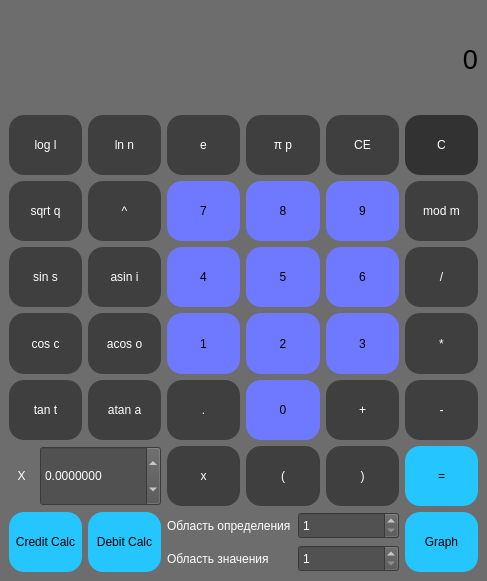
<?xml version="1.0" encoding="UTF-8"?>
<ui version="4.0">
 <class>Controller</class>
 <widget class="QMainWindow" name="Controller">
  <property name="geometry">
   <rect>
    <x>0</x>
    <y>0</y>
    <width>487</width>
    <height>581</height>
   </rect>
  </property>
  <property name="minimumSize">
   <size>
    <width>0</width>
    <height>0</height>
   </size>
  </property>
  <property name="windowTitle">
   <string>SmartCalc_v2.0</string>
  </property>
  <property name="windowIcon">
   <iconset theme="accessories-calculator">
    <normalon>:/Icon-Calculator.png</normalon>
   </iconset>
  </property>
  <property name="styleSheet">
   <string notr="true">background-color: rgb(109, 109, 109);</string>
  </property>
  <widget class="QWidget" name="centralwidgetCalc">
   <layout class="QVBoxLayout" name="verticalLayout_3">
    <item>
     <layout class="QVBoxLayout" name="verticalLayoutCalc">
      <item>
       <widget class="QLabel" name="expressionLabel">
        <property name="sizePolicy">
         <sizepolicy hsizetype="Preferred" vsizetype="Fixed">
          <horstretch>0</horstretch>
          <verstretch>0</verstretch>
         </sizepolicy>
        </property>
        <property name="minimumSize">
         <size>
          <width>0</width>
          <height>100</height>
         </size>
        </property>
        <property name="font">
         <font>
          <pointsize>20</pointsize>
         </font>
        </property>
        <property name="text">
         <string>0</string>
        </property>
        <property name="alignment">
         <set>Qt::AlignRight|Qt::AlignTrailing|Qt::AlignVCenter</set>
        </property>
       </widget>
      </item>
      <item>
       <layout class="QGridLayout" name="gridLayoutButtons">
        <item row="2" column="1">
         <widget class="QPushButton" name="buttonASIN">
          <property name="sizePolicy">
           <sizepolicy hsizetype="Minimum" vsizetype="Minimum">
            <horstretch>0</horstretch>
            <verstretch>0</verstretch>
           </sizepolicy>
          </property>
          <property name="minimumSize">
           <size>
            <width>60</width>
            <height>30</height>
           </size>
          </property>
          <property name="styleSheet">
           <string notr="true">QPushButton {
	background-color: rgb(63, 63, 63);
	color: rgb(255, 255, 255);
	border-radius: 15px;
}
QPushButton:pressed  {
	color: rgb(255, 255, 255);
	border-radius: 15px;
	background-color: rgb(44, 44, 44);
}</string>
          </property>
          <property name="text">
           <string>asin i</string>
          </property>
         </widget>
        </item>
        <item row="2" column="5">
         <widget class="QPushButton" name="buttonDIV">
          <property name="sizePolicy">
           <sizepolicy hsizetype="Minimum" vsizetype="Minimum">
            <horstretch>0</horstretch>
            <verstretch>0</verstretch>
           </sizepolicy>
          </property>
          <property name="minimumSize">
           <size>
            <width>60</width>
            <height>30</height>
           </size>
          </property>
          <property name="styleSheet">
           <string notr="true">QPushButton {
	background-color: rgb(63, 63, 63);
	color: rgb(255, 255, 255);
	border-radius: 15px;
}
QPushButton:pressed  {
	color: rgb(255, 255, 255);
	border-radius: 15px;
	background-color: rgb(44, 44, 44);
}</string>
          </property>
          <property name="text">
           <string>/</string>
          </property>
         </widget>
        </item>
        <item row="3" column="3">
         <widget class="QPushButton" name="button2">
          <property name="sizePolicy">
           <sizepolicy hsizetype="Minimum" vsizetype="Minimum">
            <horstretch>0</horstretch>
            <verstretch>0</verstretch>
           </sizepolicy>
          </property>
          <property name="minimumSize">
           <size>
            <width>60</width>
            <height>30</height>
           </size>
          </property>
          <property name="styleSheet">
           <string notr="true">QPushButton {
	background-color: rgb(111, 121, 255);
	color: rgb(0, 0, 0);
	border-radius: 15px;
}
QPushButton:pressed  {
	background-color: rgb(29, 101, 255);
	color: rgb(0, 0, 0);
	border-radius: 15px;
}</string>
          </property>
          <property name="text">
           <string>2</string>
          </property>
         </widget>
        </item>
        <item row="2" column="3">
         <widget class="QPushButton" name="button5">
          <property name="sizePolicy">
           <sizepolicy hsizetype="Minimum" vsizetype="Minimum">
            <horstretch>0</horstretch>
            <verstretch>0</verstretch>
           </sizepolicy>
          </property>
          <property name="minimumSize">
           <size>
            <width>60</width>
            <height>30</height>
           </size>
          </property>
          <property name="styleSheet">
           <string notr="true">QPushButton {
	background-color: rgb(111, 121, 255);
	color: rgb(0, 0, 0);
	border-radius: 15px;
}
QPushButton:pressed  {
	background-color: rgb(29, 101, 255);
	color: rgb(0, 0, 0);
	border-radius: 15px;
}</string>
          </property>
          <property name="text">
           <string>5</string>
          </property>
         </widget>
        </item>
        <item row="6" column="1">
         <widget class="QPushButton" name="openDebitCalc">
          <property name="sizePolicy">
           <sizepolicy hsizetype="Minimum" vsizetype="Minimum">
            <horstretch>0</horstretch>
            <verstretch>0</verstretch>
           </sizepolicy>
          </property>
          <property name="minimumSize">
           <size>
            <width>60</width>
            <height>30</height>
           </size>
          </property>
          <property name="styleSheet">
           <string notr="true">QPushButton {
	background-color: rgb(37, 197, 255);
	color: rgb(0, 0, 0);
	border-radius: 15px;
}
QPushButton:pressed  {
	background-color: rgb(53, 161, 255);
	color: rgb(0, 0, 0);
	border-radius: 15px;
}</string>
          </property>
          <property name="text">
           <string>Debit Calc</string>
          </property>
         </widget>
        </item>
        <item row="4" column="4">
         <widget class="QPushButton" name="buttonPLUS">
          <property name="sizePolicy">
           <sizepolicy hsizetype="Minimum" vsizetype="Minimum">
            <horstretch>0</horstretch>
            <verstretch>0</verstretch>
           </sizepolicy>
          </property>
          <property name="minimumSize">
           <size>
            <width>60</width>
            <height>30</height>
           </size>
          </property>
          <property name="styleSheet">
           <string notr="true">QPushButton {
	background-color: rgb(63, 63, 63);
	color: rgb(255, 255, 255);
	border-radius: 15px;
}
QPushButton:pressed  {
	color: rgb(255, 255, 255);
	border-radius: 15px;
	background-color: rgb(44, 44, 44);
}</string>
          </property>
          <property name="text">
           <string>+</string>
          </property>
         </widget>
        </item>
        <item row="2" column="0">
         <widget class="QPushButton" name="buttonSIN">
          <property name="sizePolicy">
           <sizepolicy hsizetype="Minimum" vsizetype="Minimum">
            <horstretch>0</horstretch>
            <verstretch>0</verstretch>
           </sizepolicy>
          </property>
          <property name="minimumSize">
           <size>
            <width>60</width>
            <height>30</height>
           </size>
          </property>
          <property name="styleSheet">
           <string notr="true">QPushButton {
	background-color: rgb(63, 63, 63);
	color: rgb(255, 255, 255);
	border-radius: 15px;
}
QPushButton:pressed  {
	color: rgb(255, 255, 255);
	border-radius: 15px;
	background-color: rgb(44, 44, 44);
}</string>
          </property>
          <property name="text">
           <string>sin s</string>
          </property>
         </widget>
        </item>
        <item row="1" column="4">
         <widget class="QPushButton" name="button9">
          <property name="sizePolicy">
           <sizepolicy hsizetype="Minimum" vsizetype="Minimum">
            <horstretch>0</horstretch>
            <verstretch>0</verstretch>
           </sizepolicy>
          </property>
          <property name="minimumSize">
           <size>
            <width>60</width>
            <height>30</height>
           </size>
          </property>
          <property name="styleSheet">
           <string notr="true">QPushButton {
	background-color: rgb(111, 121, 255);
	color: rgb(0, 0, 0);
	border-radius: 15px;
}
QPushButton:pressed  {
	background-color: rgb(29, 101, 255);
	color: rgb(0, 0, 0);
	border-radius: 15px;
}</string>
          </property>
          <property name="text">
           <string>9</string>
          </property>
         </widget>
        </item>
        <item row="5" column="3">
         <widget class="QPushButton" name="buttonBRACKET_OPEN">
          <property name="sizePolicy">
           <sizepolicy hsizetype="Minimum" vsizetype="Minimum">
            <horstretch>0</horstretch>
            <verstretch>0</verstretch>
           </sizepolicy>
          </property>
          <property name="minimumSize">
           <size>
            <width>60</width>
            <height>30</height>
           </size>
          </property>
          <property name="styleSheet">
           <string notr="true">QPushButton {
	background-color: rgb(63, 63, 63);
	color: rgb(255, 255, 255);
	border-radius: 15px;
}
QPushButton:pressed  {
	color: rgb(255, 255, 255);
	border-radius: 15px;
	background-color: rgb(44, 44, 44);
}</string>
          </property>
          <property name="text">
           <string>(</string>
          </property>
         </widget>
        </item>
        <item row="4" column="2">
         <widget class="QPushButton" name="buttonDOT">
          <property name="sizePolicy">
           <sizepolicy hsizetype="Minimum" vsizetype="Minimum">
            <horstretch>0</horstretch>
            <verstretch>0</verstretch>
           </sizepolicy>
          </property>
          <property name="minimumSize">
           <size>
            <width>60</width>
            <height>30</height>
           </size>
          </property>
          <property name="styleSheet">
           <string notr="true">QPushButton {
	background-color: rgb(63, 63, 63);
	color: rgb(255, 255, 255);
	border-radius: 15px;
}
QPushButton:pressed  {
	color: rgb(255, 255, 255);
	border-radius: 15px;
	background-color: rgb(44, 44, 44);
}</string>
          </property>
          <property name="text">
           <string>.</string>
          </property>
         </widget>
        </item>
        <item row="3" column="4">
         <widget class="QPushButton" name="button3">
          <property name="sizePolicy">
           <sizepolicy hsizetype="Minimum" vsizetype="Minimum">
            <horstretch>0</horstretch>
            <verstretch>0</verstretch>
           </sizepolicy>
          </property>
          <property name="minimumSize">
           <size>
            <width>60</width>
            <height>30</height>
           </size>
          </property>
          <property name="styleSheet">
           <string notr="true">QPushButton {
	background-color: rgb(111, 121, 255);
	color: rgb(0, 0, 0);
	border-radius: 15px;
}
QPushButton:pressed  {
	background-color: rgb(29, 101, 255);
	color: rgb(0, 0, 0);
	border-radius: 15px;
}</string>
          </property>
          <property name="text">
           <string>3</string>
          </property>
         </widget>
        </item>
        <item row="1" column="2">
         <widget class="QPushButton" name="button7">
          <property name="sizePolicy">
           <sizepolicy hsizetype="Minimum" vsizetype="Minimum">
            <horstretch>0</horstretch>
            <verstretch>0</verstretch>
           </sizepolicy>
          </property>
          <property name="minimumSize">
           <size>
            <width>60</width>
            <height>30</height>
           </size>
          </property>
          <property name="styleSheet">
           <string notr="true">QPushButton {
	background-color: rgb(111, 121, 255);
	color: rgb(0, 0, 0);
	border-radius: 15px;
}
QPushButton:pressed  {
	background-color: rgb(29, 101, 255);
	color: rgb(0, 0, 0);
	border-radius: 15px;
}</string>
          </property>
          <property name="text">
           <string>7</string>
          </property>
         </widget>
        </item>
        <item row="4" column="1">
         <widget class="QPushButton" name="buttonATAN">
          <property name="sizePolicy">
           <sizepolicy hsizetype="Minimum" vsizetype="Minimum">
            <horstretch>0</horstretch>
            <verstretch>0</verstretch>
           </sizepolicy>
          </property>
          <property name="minimumSize">
           <size>
            <width>60</width>
            <height>30</height>
           </size>
          </property>
          <property name="styleSheet">
           <string notr="true">QPushButton {
	background-color: rgb(63, 63, 63);
	color: rgb(255, 255, 255);
	border-radius: 15px;
}
QPushButton:pressed  {
	color: rgb(255, 255, 255);
	border-radius: 15px;
	background-color: rgb(44, 44, 44);
}</string>
          </property>
          <property name="text">
           <string>atan a</string>
          </property>
         </widget>
        </item>
        <item row="6" column="2" colspan="3">
         <layout class="QVBoxLayout" name="verticalLayoutGraphValues">
          <item>
           <layout class="QHBoxLayout" name="horizontalLayout_X_AXIS">
            <item>
             <widget class="QLabel" name="label_X_AXIS">
              <property name="minimumSize">
               <size>
                <width>125</width>
                <height>0</height>
               </size>
              </property>
              <property name="styleSheet">
               <string notr="true">color: rgb(255, 255, 255);
border-color: rgba(255, 255, 255, 0);</string>
              </property>
              <property name="text">
               <string>Область определения</string>
              </property>
             </widget>
            </item>
            <item>
             <widget class="QSpinBox" name="spinBox_X_AXIS">
              <property name="sizePolicy">
               <sizepolicy hsizetype="Minimum" vsizetype="Minimum">
                <horstretch>0</horstretch>
                <verstretch>0</verstretch>
               </sizepolicy>
              </property>
              <property name="styleSheet">
               <string notr="true">background-color: rgb(81, 81, 81);
color: rgb(255, 255, 255);</string>
              </property>
              <property name="minimum">
               <number>1</number>
              </property>
              <property name="maximum">
               <number>1000000</number>
              </property>
             </widget>
            </item>
           </layout>
          </item>
          <item>
           <layout class="QHBoxLayout" name="horizontalLayout_Y_AXIS">
            <item>
             <widget class="QLabel" name="label_Y_AXIS">
              <property name="minimumSize">
               <size>
                <width>125</width>
                <height>0</height>
               </size>
              </property>
              <property name="styleSheet">
               <string notr="true">color: rgb(255, 255, 255);
border-color: rgba(255, 255, 255, 0);</string>
              </property>
              <property name="text">
               <string>Область значения</string>
              </property>
             </widget>
            </item>
            <item>
             <widget class="QSpinBox" name="spinBox_Y_AXIS">
              <property name="sizePolicy">
               <sizepolicy hsizetype="Minimum" vsizetype="Minimum">
                <horstretch>0</horstretch>
                <verstretch>0</verstretch>
               </sizepolicy>
              </property>
              <property name="styleSheet">
               <string notr="true">background-color: rgb(81, 81, 81);
color: rgb(255, 255, 255);</string>
              </property>
              <property name="minimum">
               <number>1</number>
              </property>
              <property name="maximum">
               <number>1000000</number>
              </property>
             </widget>
            </item>
           </layout>
          </item>
         </layout>
        </item>
        <item row="0" column="5">
         <widget class="QPushButton" name="buttonC">
          <property name="sizePolicy">
           <sizepolicy hsizetype="Minimum" vsizetype="Minimum">
            <horstretch>0</horstretch>
            <verstretch>0</verstretch>
           </sizepolicy>
          </property>
          <property name="minimumSize">
           <size>
            <width>60</width>
            <height>30</height>
           </size>
          </property>
          <property name="styleSheet">
           <string notr="true">QPushButton {
	background-color: rgb(50, 50, 50);
	color: rgb(255, 255, 255);
	border-radius: 15px;
}
QPushButton:pressed  {
	color: rgb(255, 255, 255);
	border-radius: 15px;
	background-color: rgb(32, 32, 32);
}</string>
          </property>
          <property name="text">
           <string>C</string>
          </property>
         </widget>
        </item>
        <item row="1" column="5">
         <widget class="QPushButton" name="buttonMOD">
          <property name="sizePolicy">
           <sizepolicy hsizetype="Minimum" vsizetype="Minimum">
            <horstretch>0</horstretch>
            <verstretch>0</verstretch>
           </sizepolicy>
          </property>
          <property name="minimumSize">
           <size>
            <width>60</width>
            <height>30</height>
           </size>
          </property>
          <property name="styleSheet">
           <string notr="true">QPushButton {
	background-color: rgb(63, 63, 63);
	color: rgb(255, 255, 255);
	border-radius: 15px;
}
QPushButton:pressed  {
	color: rgb(255, 255, 255);
	border-radius: 15px;
	background-color: rgb(44, 44, 44);
}</string>
          </property>
          <property name="text">
           <string>mod m</string>
          </property>
         </widget>
        </item>
        <item row="3" column="2">
         <widget class="QPushButton" name="button1">
          <property name="sizePolicy">
           <sizepolicy hsizetype="Minimum" vsizetype="Minimum">
            <horstretch>0</horstretch>
            <verstretch>0</verstretch>
           </sizepolicy>
          </property>
          <property name="minimumSize">
           <size>
            <width>60</width>
            <height>30</height>
           </size>
          </property>
          <property name="styleSheet">
           <string notr="true">QPushButton {
	background-color: rgb(111, 121, 255);
	color: rgb(0, 0, 0);
	border-radius: 15px;
}
QPushButton:pressed  {
	background-color: rgb(29, 101, 255);
	color: rgb(0, 0, 0);
	border-radius: 15px;
}</string>
          </property>
          <property name="text">
           <string>1</string>
          </property>
         </widget>
        </item>
        <item row="4" column="5">
         <widget class="QPushButton" name="buttonMINUS">
          <property name="sizePolicy">
           <sizepolicy hsizetype="Minimum" vsizetype="Minimum">
            <horstretch>0</horstretch>
            <verstretch>0</verstretch>
           </sizepolicy>
          </property>
          <property name="minimumSize">
           <size>
            <width>60</width>
            <height>30</height>
           </size>
          </property>
          <property name="styleSheet">
           <string notr="true">QPushButton {
	background-color: rgb(63, 63, 63);
	color: rgb(255, 255, 255);
	border-radius: 15px;
}
QPushButton:pressed  {
	color: rgb(255, 255, 255);
	border-radius: 15px;
	background-color: rgb(44, 44, 44);
}</string>
          </property>
          <property name="text">
           <string>-</string>
          </property>
         </widget>
        </item>
        <item row="2" column="2">
         <widget class="QPushButton" name="button4">
          <property name="sizePolicy">
           <sizepolicy hsizetype="Minimum" vsizetype="Minimum">
            <horstretch>0</horstretch>
            <verstretch>0</verstretch>
           </sizepolicy>
          </property>
          <property name="minimumSize">
           <size>
            <width>60</width>
            <height>30</height>
           </size>
          </property>
          <property name="styleSheet">
           <string notr="true">QPushButton {
	background-color: rgb(111, 121, 255);
	color: rgb(0, 0, 0);
	border-radius: 15px;
}
QPushButton:pressed  {
	background-color: rgb(29, 101, 255);
	color: rgb(0, 0, 0);
	border-radius: 15px;
}</string>
          </property>
          <property name="text">
           <string>4</string>
          </property>
         </widget>
        </item>
        <item row="3" column="0">
         <widget class="QPushButton" name="buttonCOS">
          <property name="sizePolicy">
           <sizepolicy hsizetype="Minimum" vsizetype="Minimum">
            <horstretch>0</horstretch>
            <verstretch>0</verstretch>
           </sizepolicy>
          </property>
          <property name="minimumSize">
           <size>
            <width>60</width>
            <height>30</height>
           </size>
          </property>
          <property name="styleSheet">
           <string notr="true">QPushButton {
	background-color: rgb(63, 63, 63);
	color: rgb(255, 255, 255);
	border-radius: 15px;
}
QPushButton:pressed  {
	color: rgb(255, 255, 255);
	border-radius: 15px;
	background-color: rgb(44, 44, 44);
}</string>
          </property>
          <property name="text">
           <string>cos c</string>
          </property>
         </widget>
        </item>
        <item row="0" column="3">
         <widget class="QPushButton" name="buttonPI">
          <property name="sizePolicy">
           <sizepolicy hsizetype="Minimum" vsizetype="Minimum">
            <horstretch>0</horstretch>
            <verstretch>0</verstretch>
           </sizepolicy>
          </property>
          <property name="minimumSize">
           <size>
            <width>60</width>
            <height>30</height>
           </size>
          </property>
          <property name="styleSheet">
           <string notr="true">QPushButton {
	background-color: rgb(63, 63, 63);
	color: rgb(255, 255, 255);
	border-radius: 15px;
}
QPushButton:pressed  {
	color: rgb(255, 255, 255);
	border-radius: 15px;
	background-color: rgb(44, 44, 44);
}</string>
          </property>
          <property name="text">
           <string>π p</string>
          </property>
         </widget>
        </item>
        <item row="0" column="1">
         <widget class="QPushButton" name="buttonLN">
          <property name="sizePolicy">
           <sizepolicy hsizetype="Minimum" vsizetype="Minimum">
            <horstretch>0</horstretch>
            <verstretch>0</verstretch>
           </sizepolicy>
          </property>
          <property name="minimumSize">
           <size>
            <width>60</width>
            <height>30</height>
           </size>
          </property>
          <property name="styleSheet">
           <string notr="true">QPushButton {
	background-color: rgb(63, 63, 63);
	color: rgb(255, 255, 255);
	border-radius: 15px;
}
QPushButton:pressed  {
	color: rgb(255, 255, 255);
	border-radius: 15px;
	background-color: rgb(44, 44, 44);
}</string>
          </property>
          <property name="text">
           <string>ln n</string>
          </property>
         </widget>
        </item>
        <item row="5" column="5">
         <widget class="QPushButton" name="buttonRES">
          <property name="sizePolicy">
           <sizepolicy hsizetype="Minimum" vsizetype="Minimum">
            <horstretch>0</horstretch>
            <verstretch>0</verstretch>
           </sizepolicy>
          </property>
          <property name="minimumSize">
           <size>
            <width>60</width>
            <height>30</height>
           </size>
          </property>
          <property name="styleSheet">
           <string notr="true">QPushButton {
	background-color: rgb(37, 197, 255);
	color: rgb(0, 0, 0);
	border-radius: 15px;
}
QPushButton:pressed  {
	background-color: rgb(53, 161, 255);
	color: rgb(0, 0, 0);
	border-radius: 15px;
}</string>
          </property>
          <property name="text">
           <string>=</string>
          </property>
         </widget>
        </item>
        <item row="4" column="0">
         <widget class="QPushButton" name="buttonTAN">
          <property name="sizePolicy">
           <sizepolicy hsizetype="Minimum" vsizetype="Minimum">
            <horstretch>0</horstretch>
            <verstretch>0</verstretch>
           </sizepolicy>
          </property>
          <property name="minimumSize">
           <size>
            <width>60</width>
            <height>30</height>
           </size>
          </property>
          <property name="styleSheet">
           <string notr="true">QPushButton {
	background-color: rgb(63, 63, 63);
	color: rgb(255, 255, 255);
	border-radius: 15px;
}
QPushButton:pressed  {
	color: rgb(255, 255, 255);
	border-radius: 15px;
	background-color: rgb(44, 44, 44);
}</string>
          </property>
          <property name="text">
           <string>tan t</string>
          </property>
         </widget>
        </item>
        <item row="5" column="4">
         <widget class="QPushButton" name="buttonBRACKET_CLOSE">
          <property name="sizePolicy">
           <sizepolicy hsizetype="Minimum" vsizetype="Minimum">
            <horstretch>0</horstretch>
            <verstretch>0</verstretch>
           </sizepolicy>
          </property>
          <property name="minimumSize">
           <size>
            <width>60</width>
            <height>30</height>
           </size>
          </property>
          <property name="styleSheet">
           <string notr="true">QPushButton {
	background-color: rgb(63, 63, 63);
	color: rgb(255, 255, 255);
	border-radius: 15px;
}
QPushButton:pressed  {
	color: rgb(255, 255, 255);
	border-radius: 15px;
	background-color: rgb(44, 44, 44);
}</string>
          </property>
          <property name="text">
           <string>)</string>
          </property>
         </widget>
        </item>
        <item row="1" column="0">
         <widget class="QPushButton" name="buttonSQRT">
          <property name="sizePolicy">
           <sizepolicy hsizetype="Minimum" vsizetype="Minimum">
            <horstretch>0</horstretch>
            <verstretch>0</verstretch>
           </sizepolicy>
          </property>
          <property name="minimumSize">
           <size>
            <width>60</width>
            <height>30</height>
           </size>
          </property>
          <property name="styleSheet">
           <string notr="true">QPushButton {
	background-color: rgb(63, 63, 63);
	color: rgb(255, 255, 255);
	border-radius: 15px;
}
QPushButton:pressed  {
	color: rgb(255, 255, 255);
	border-radius: 15px;
	background-color: rgb(44, 44, 44);
}</string>
          </property>
          <property name="text">
           <string>sqrt q</string>
          </property>
         </widget>
        </item>
        <item row="6" column="0">
         <widget class="QPushButton" name="openCreditCalc">
          <property name="sizePolicy">
           <sizepolicy hsizetype="Minimum" vsizetype="Minimum">
            <horstretch>0</horstretch>
            <verstretch>0</verstretch>
           </sizepolicy>
          </property>
          <property name="minimumSize">
           <size>
            <width>60</width>
            <height>30</height>
           </size>
          </property>
          <property name="styleSheet">
           <string notr="true">QPushButton {
	background-color: rgb(37, 197, 255);
	color: rgb(0, 0, 0);
	border-radius: 15px;
}
QPushButton:pressed  {
	background-color: rgb(53, 161, 255);
	color: rgb(0, 0, 0);
	border-radius: 15px;
}</string>
          </property>
          <property name="text">
           <string>Credit Calc</string>
          </property>
         </widget>
        </item>
        <item row="1" column="3">
         <widget class="QPushButton" name="button8">
          <property name="sizePolicy">
           <sizepolicy hsizetype="Minimum" vsizetype="Minimum">
            <horstretch>0</horstretch>
            <verstretch>0</verstretch>
           </sizepolicy>
          </property>
          <property name="minimumSize">
           <size>
            <width>60</width>
            <height>30</height>
           </size>
          </property>
          <property name="styleSheet">
           <string notr="true">QPushButton {
	background-color: rgb(111, 121, 255);
	color: rgb(0, 0, 0);
	border-radius: 15px;
}
QPushButton:pressed  {
	background-color: rgb(29, 101, 255);
	color: rgb(0, 0, 0);
	border-radius: 15px;
}</string>
          </property>
          <property name="text">
           <string>8</string>
          </property>
         </widget>
        </item>
        <item row="5" column="2">
         <widget class="QPushButton" name="buttonX">
          <property name="sizePolicy">
           <sizepolicy hsizetype="Minimum" vsizetype="Minimum">
            <horstretch>0</horstretch>
            <verstretch>0</verstretch>
           </sizepolicy>
          </property>
          <property name="minimumSize">
           <size>
            <width>60</width>
            <height>30</height>
           </size>
          </property>
          <property name="styleSheet">
           <string notr="true">QPushButton {
	background-color: rgb(63, 63, 63);
	color: rgb(255, 255, 255);
	border-radius: 15px;
}
QPushButton:pressed  {
	color: rgb(255, 255, 255);
	border-radius: 15px;
	background-color: rgb(44, 44, 44);
}</string>
          </property>
          <property name="text">
           <string>x</string>
          </property>
         </widget>
        </item>
        <item row="0" column="2">
         <widget class="QPushButton" name="buttonE">
          <property name="sizePolicy">
           <sizepolicy hsizetype="Minimum" vsizetype="Minimum">
            <horstretch>0</horstretch>
            <verstretch>0</verstretch>
           </sizepolicy>
          </property>
          <property name="minimumSize">
           <size>
            <width>60</width>
            <height>30</height>
           </size>
          </property>
          <property name="styleSheet">
           <string notr="true">QPushButton {
	background-color: rgb(63, 63, 63);
	color: rgb(255, 255, 255);
	border-radius: 15px;
}
QPushButton:pressed  {
	color: rgb(255, 255, 255);
	border-radius: 15px;
	background-color: rgb(44, 44, 44);
}</string>
          </property>
          <property name="text">
           <string>e</string>
          </property>
         </widget>
        </item>
        <item row="1" column="1">
         <widget class="QPushButton" name="buttonPOW">
          <property name="sizePolicy">
           <sizepolicy hsizetype="Minimum" vsizetype="Minimum">
            <horstretch>0</horstretch>
            <verstretch>0</verstretch>
           </sizepolicy>
          </property>
          <property name="minimumSize">
           <size>
            <width>60</width>
            <height>30</height>
           </size>
          </property>
          <property name="styleSheet">
           <string notr="true">QPushButton {
	background-color: rgb(63, 63, 63);
	color: rgb(255, 255, 255);
	border-radius: 15px;
}
QPushButton:pressed  {
	color: rgb(255, 255, 255);
	border-radius: 15px;
	background-color: rgb(44, 44, 44);
}</string>
          </property>
          <property name="text">
           <string>^</string>
          </property>
         </widget>
        </item>
        <item row="3" column="5">
         <widget class="QPushButton" name="buttonMUL">
          <property name="sizePolicy">
           <sizepolicy hsizetype="Minimum" vsizetype="Minimum">
            <horstretch>0</horstretch>
            <verstretch>0</verstretch>
           </sizepolicy>
          </property>
          <property name="minimumSize">
           <size>
            <width>60</width>
            <height>30</height>
           </size>
          </property>
          <property name="styleSheet">
           <string notr="true">QPushButton {
	background-color: rgb(63, 63, 63);
	color: rgb(255, 255, 255);
	border-radius: 15px;
}
QPushButton:pressed  {
	color: rgb(255, 255, 255);
	border-radius: 15px;
	background-color: rgb(44, 44, 44);
}</string>
          </property>
          <property name="text">
           <string>*</string>
          </property>
         </widget>
        </item>
        <item row="6" column="5">
         <widget class="QPushButton" name="buttonGraph">
          <property name="sizePolicy">
           <sizepolicy hsizetype="Minimum" vsizetype="Minimum">
            <horstretch>0</horstretch>
            <verstretch>0</verstretch>
           </sizepolicy>
          </property>
          <property name="minimumSize">
           <size>
            <width>60</width>
            <height>30</height>
           </size>
          </property>
          <property name="styleSheet">
           <string notr="true">QPushButton {
	background-color: rgb(37, 197, 255);
	color: rgb(0, 0, 0);
	border-radius: 15px;
}
QPushButton:pressed  {
	background-color: rgb(53, 161, 255);
	color: rgb(0, 0, 0);
	border-radius: 15px;
}</string>
          </property>
          <property name="text">
           <string>Graph</string>
          </property>
         </widget>
        </item>
        <item row="0" column="0">
         <widget class="QPushButton" name="buttonLOG">
          <property name="sizePolicy">
           <sizepolicy hsizetype="Minimum" vsizetype="Minimum">
            <horstretch>0</horstretch>
            <verstretch>0</verstretch>
           </sizepolicy>
          </property>
          <property name="minimumSize">
           <size>
            <width>60</width>
            <height>30</height>
           </size>
          </property>
          <property name="styleSheet">
           <string notr="true">QPushButton {
	background-color: rgb(63, 63, 63);
	color: rgb(255, 255, 255);
	border-radius: 15px;
}
QPushButton:pressed  {
	color: rgb(255, 255, 255);
	border-radius: 15px;
	background-color: rgb(44, 44, 44);
}</string>
          </property>
          <property name="text">
           <string>log l</string>
          </property>
         </widget>
        </item>
        <item row="2" column="4">
         <widget class="QPushButton" name="button6">
          <property name="sizePolicy">
           <sizepolicy hsizetype="Minimum" vsizetype="Minimum">
            <horstretch>0</horstretch>
            <verstretch>0</verstretch>
           </sizepolicy>
          </property>
          <property name="minimumSize">
           <size>
            <width>60</width>
            <height>30</height>
           </size>
          </property>
          <property name="styleSheet">
           <string notr="true">QPushButton {
	background-color: rgb(111, 121, 255);
	color: rgb(0, 0, 0);
	border-radius: 15px;
}
QPushButton:pressed  {
	background-color: rgb(29, 101, 255);
	color: rgb(0, 0, 0);
	border-radius: 15px;
}</string>
          </property>
          <property name="text">
           <string>6</string>
          </property>
         </widget>
        </item>
        <item row="4" column="3">
         <widget class="QPushButton" name="button0">
          <property name="sizePolicy">
           <sizepolicy hsizetype="Minimum" vsizetype="Minimum">
            <horstretch>0</horstretch>
            <verstretch>0</verstretch>
           </sizepolicy>
          </property>
          <property name="minimumSize">
           <size>
            <width>60</width>
            <height>30</height>
           </size>
          </property>
          <property name="styleSheet">
           <string notr="true">QPushButton {
	background-color: rgb(111, 121, 255);
	color: rgb(0, 0, 0);
	border-radius: 15px;
}
QPushButton:pressed  {
	background-color: rgb(29, 101, 255);
	color: rgb(0, 0, 0);
	border-radius: 15px;
}</string>
          </property>
          <property name="text">
           <string>0</string>
          </property>
         </widget>
        </item>
        <item row="0" column="4">
         <widget class="QPushButton" name="buttonCE">
          <property name="sizePolicy">
           <sizepolicy hsizetype="Minimum" vsizetype="Minimum">
            <horstretch>0</horstretch>
            <verstretch>0</verstretch>
           </sizepolicy>
          </property>
          <property name="minimumSize">
           <size>
            <width>60</width>
            <height>30</height>
           </size>
          </property>
          <property name="styleSheet">
           <string notr="true">QPushButton {
	background-color: rgb(63, 63, 63);
	color: rgb(255, 255, 255);
	border-radius: 15px;
}
QPushButton:pressed  {
	color: rgb(255, 255, 255);
	border-radius: 15px;
	background-color: rgb(44, 44, 44);
}</string>
          </property>
          <property name="text">
           <string>CE</string>
          </property>
         </widget>
        </item>
        <item row="3" column="1">
         <widget class="QPushButton" name="buttonACOS">
          <property name="sizePolicy">
           <sizepolicy hsizetype="Minimum" vsizetype="Minimum">
            <horstretch>0</horstretch>
            <verstretch>0</verstretch>
           </sizepolicy>
          </property>
          <property name="minimumSize">
           <size>
            <width>60</width>
            <height>30</height>
           </size>
          </property>
          <property name="styleSheet">
           <string notr="true">QPushButton {
	background-color: rgb(63, 63, 63);
	color: rgb(255, 255, 255);
	border-radius: 15px;
}
QPushButton:pressed  {
	color: rgb(255, 255, 255);
	border-radius: 15px;
	background-color: rgb(44, 44, 44);
}</string>
          </property>
          <property name="text">
           <string>acos o</string>
          </property>
         </widget>
        </item>
        <item row="5" column="0" colspan="2">
         <layout class="QHBoxLayout" name="horizontalLayoutX">
          <item>
           <widget class="QLabel" name="labelX">
            <property name="minimumSize">
             <size>
              <width>15</width>
              <height>0</height>
             </size>
            </property>
            <property name="styleSheet">
             <string notr="true">color: rgb(255, 255, 255);
border-color: rgba(255, 255, 255, 0);</string>
            </property>
            <property name="text">
             <string>X</string>
            </property>
            <property name="alignment">
             <set>Qt::AlignCenter</set>
            </property>
           </widget>
          </item>
          <item>
           <widget class="QDoubleSpinBox" name="doubleSpinBoxX">
            <property name="sizePolicy">
             <sizepolicy hsizetype="Minimum" vsizetype="Minimum">
              <horstretch>0</horstretch>
              <verstretch>0</verstretch>
             </sizepolicy>
            </property>
            <property name="minimumSize">
             <size>
              <width>60</width>
              <height>30</height>
             </size>
            </property>
            <property name="styleSheet">
             <string notr="true">background-color: rgb(81, 81, 81);
color: rgb(255, 255, 255);</string>
            </property>
            <property name="decimals">
             <number>7</number>
            </property>
            <property name="minimum">
             <double>-1000000000000000046601807174820697568405085809949376861420980458018682781323086299572767712214195712321033976595985489865317261666006898091360622097492643440587430127367316221899487205895055238326459735771560242784354959360.000000000000000</double>
            </property>
            <property name="maximum">
             <double>100000000000000006533477610574617307003210399478293629775643192173126922026988747893522897194624310120140586361897943794063686207001388689898137223574581962294638641248120402340847172549022642470747494264132908839774942043776657045497009088429335535195969814528.000000000000000</double>
            </property>
           </widget>
          </item>
         </layout>
        </item>
       </layout>
      </item>
     </layout>
    </item>
   </layout>
  </widget>
 </widget>
 <resources/>
 <connections/>
</ui>
